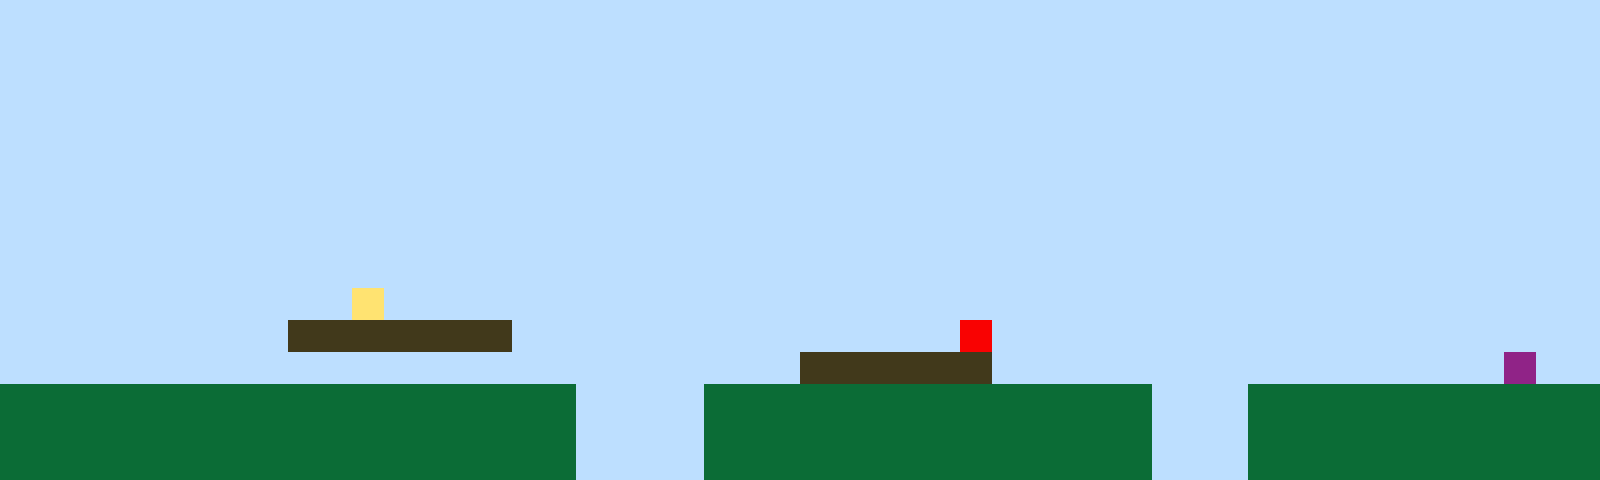

A 2D game scene composited from a Tiled map and its tileset images. What follows is a short description and the map's XML, with every tile layer's data as written:
An orthogonal 50x15 tile map with 32x32 px tiles, 1 tile layer (Tile Layer 1).

<map version="1.10" tiledversion="1.11.2" orientation="orthogonal" renderorder="right-up" width="50" height="15" tilewidth="32" tileheight="32" infinite="0" nextlayerid="2" nextobjectid="1"><editorsettings><export target="map1.csv" format="csv" /></editorsettings><tileset firstgid="1" name="sprites" tilewidth="32" tileheight="32" tilecount="6" columns="3"><image source="sprites.png" width="96" height="64" /></tileset><layer id="1" name="Tile Layer 1" width="50" height="15"><data encoding="csv">1,1,1,1,1,1,1,1,1,1,1,1,1,1,1,1,1,1,1,1,1,1,1,1,1,1,1,1,1,1,1,1,1,1,1,1,1,1,1,1,1,1,1,1,1,1,1,1,1,1,1,1,1,1,1,1,1,1,1,1,1,1,1,1,1,1,1,1,1,1,1,1,1,1,1,1,1,1,1,1,1,1,1,1,1,1,1,1,1,1,1,1,1,1,1,1,1,1,1,1,1,1,1,1,1,1,1,1,1,1,1,1,1,1,1,1,1,1,1,1,1,1,1,1,1,1,1,1,1,1,1,1,1,1,1,1,1,1,1,1,1,1,1,1,1,1,1,1,1,1,1,1,1,1,1,1,1,1,1,1,1,1,1,1,1,1,1,1,1,1,1,1,1,1,1,1,1,1,1,1,1,1,1,1,1,1,1,1,1,1,1,1,1,1,1,1,1,1,1,1,1,1,1,1,1,1,1,1,1,1,1,1,1,1,1,1,1,1,1,1,1,1,1,1,1,1,1,1,1,1,1,1,1,1,1,1,1,1,1,1,1,1,1,1,1,1,1,1,1,1,1,1,1,1,1,1,1,1,1,1,1,1,1,1,1,1,1,1,1,1,1,1,1,1,1,1,1,1,1,1,1,1,1,1,1,1,1,1,1,1,1,1,1,1,1,1,1,1,1,1,1,1,1,1,1,1,1,1,1,1,1,1,1,1,1,1,1,1,1,1,1,1,1,1,1,1,1,1,1,1,1,1,1,1,1,1,1,1,1,1,1,1,1,1,1,1,1,1,1,1,1,1,1,1,1,1,1,1,1,1,1,1,1,1,1,1,1,1,1,1,1,1,1,1,1,1,1,1,1,1,1,1,1,1,1,1,1,1,1,1,1,1,1,1,1,1,1,1,1,1,1,1,1,1,1,1,1,1,1,1,1,1,1,1,1,1,1,1,1,1,1,1,1,1,1,1,1,1,1,1,1,1,1,1,1,1,1,1,1,1,1,1,1,1,1,1,1,1,1,1,1,1,1,1,1,1,1,1,1,1,1,4,1,1,1,1,1,1,1,1,1,1,1,1,1,1,1,1,1,1,1,1,1,1,1,1,1,1,1,1,1,1,1,1,1,1,1,1,1,1,1,1,1,1,1,1,1,1,1,3,3,3,3,3,3,3,1,1,1,1,1,1,1,1,1,1,1,1,1,1,5,1,1,1,1,1,1,1,1,1,1,1,1,1,1,1,1,1,1,1,1,1,1,1,1,1,1,1,1,1,1,1,1,1,1,1,1,1,1,1,1,1,1,1,1,3,3,3,3,3,3,1,1,1,1,1,1,1,1,1,1,1,1,1,1,1,1,6,1,1,2,2,2,2,2,2,2,2,2,2,2,2,2,2,2,2,2,2,1,1,1,1,2,2,2,2,2,2,2,2,2,2,2,2,2,2,1,1,1,2,2,2,2,2,2,2,2,2,2,2,2,2,2,2,2,2,2,2,2,2,2,2,2,2,2,2,2,2,1,1,1,1,2,2,2,2,2,2,2,2,2,2,2,2,2,2,1,1,1,2,2,2,2,2,2,2,2,2,2,2,2,2,2,2,2,2,2,2,2,2,2,2,2,2,2,2,2,2,1,1,1,1,2,2,2,2,2,2,2,2,2,2,2,2,2,2,1,1,1,2,2,2,2,2,2,2,2,2,2,2</data></layer></map>
